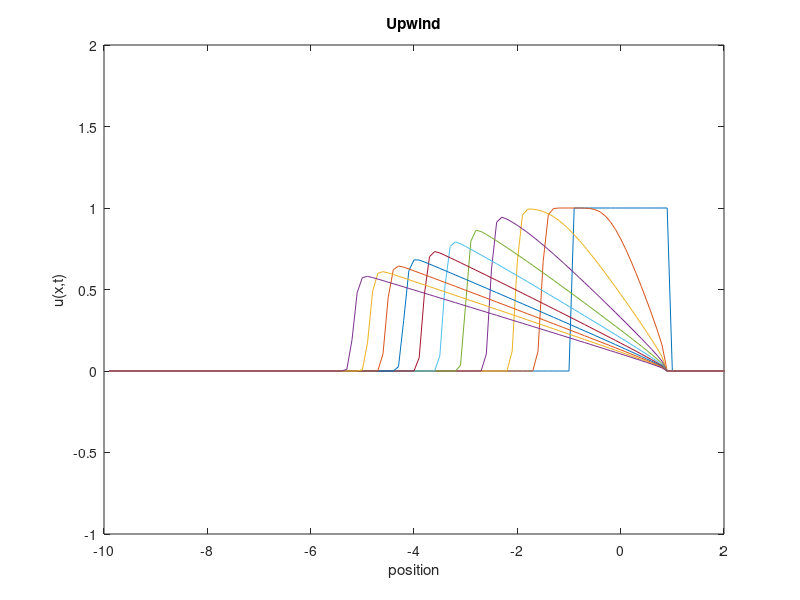

Here is the MATLAB script that generated this plot:
%2006 srping 18.086 TA Yeunwoo Cho
%HW2-(4) Upwind Method
L=10;dx=0.1;dt=0.05;
%Initial value
x0=[-L+dx:dx:-1]';
x1=[-1+dx:dx:1-dx]';
x2=[1:dx:L-dx]';

u0=zeros(1,length(x0));
u1=ones(1,length(x1));
u2=zeros(1,length(x2));

x=[x0' x1' x2']';len=length(x);

u3=[u0 u1 u2]';

r=dt/dx;

t=0:dt:10;

u=zeros(len,length(t));

for j=1:len
u(j,1)=u3(j,1);
end  

plot(x,u(:,1))
hold on
%algorithm
for k=1:length(t)-1
    for j=1:len
        f(j,k)=-0.5*(u(j,k)^2);
        
        if j==len
            f(j+1,k)=0;
            u(j+1,k)=0;
        else
            f(j+1,k)=-0.5*(u(j+1,k)^2);
        end
        
        sum_f(j,k)=f(j+1,k)+f(j,k);
        delta_f(j,k)=f(j+1,k)-f(j,k);
        delta_u(j,k)=u(j+1,k)-u(j,k);
            
           if delta_u(j,k)==0
                a(j,k)=-u(j,k);
           else
                a(j,k)=delta_f(j,k)/delta_u(j,k);
           end
            
        F1(j,k)=0.5*sum_f(j,k)-0.5*abs(a(j,k))*delta_u(j,k);
        
        if j==1
            F2(j,k)=0;
        else
            F2(j,k)=F1(j-1,k);
        end
        
        u(j,k+1)=u(j,k)-r*(F1(j,k)-F2(j,k));
    end
    
    if fix(dt*(k+1))==dt*(k+1)
            u4=u(:,k+1);
            u4(1,:)=[];
            plot(x,u4(:,1))
    end
end

hold off
xlabel('position')
ylabel('u(x,t)')
title('Upwind')
axis([-10 2 -1 2]);
